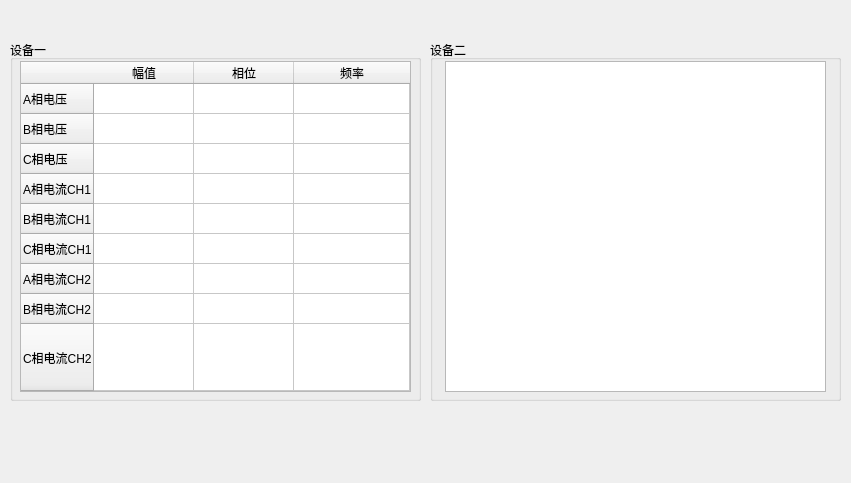
<?xml version="1.0" encoding="UTF-8"?>
<ui version="4.0">
 <class>Widget</class>
 <widget class="QWidget" name="Widget">
  <property name="geometry">
   <rect>
    <x>0</x>
    <y>0</y>
    <width>851</width>
    <height>483</height>
   </rect>
  </property>
  <property name="windowTitle">
   <string>Widget</string>
  </property>
  <widget class="QGroupBox" name="groupBox">
   <property name="geometry">
    <rect>
     <x>10</x>
     <y>40</y>
     <width>411</width>
     <height>361</height>
    </rect>
   </property>
   <property name="title">
    <string>设备一</string>
   </property>
   <widget class="QTableWidget" name="Dev1_Table">
    <property name="geometry">
     <rect>
      <x>10</x>
      <y>21</y>
      <width>391</width>
      <height>331</height>
     </rect>
    </property>
    <property name="selectionMode">
     <enum>QAbstractItemView::ExtendedSelection</enum>
    </property>
    <attribute name="horizontalHeaderCascadingSectionResizes">
     <bool>false</bool>
    </attribute>
    <attribute name="horizontalHeaderStretchLastSection">
     <bool>true</bool>
    </attribute>
    <attribute name="verticalHeaderCascadingSectionResizes">
     <bool>false</bool>
    </attribute>
    <attribute name="verticalHeaderStretchLastSection">
     <bool>true</bool>
    </attribute>
    <row>
     <property name="text">
      <string>A相电压</string>
     </property>
    </row>
    <row>
     <property name="text">
      <string>B相电压</string>
     </property>
    </row>
    <row>
     <property name="text">
      <string>C相电压</string>
     </property>
    </row>
    <row>
     <property name="text">
      <string>A相电流CH1</string>
     </property>
    </row>
    <row>
     <property name="text">
      <string>B相电流CH1</string>
     </property>
    </row>
    <row>
     <property name="text">
      <string>C相电流CH1</string>
     </property>
    </row>
    <row>
     <property name="text">
      <string>A相电流CH2</string>
     </property>
    </row>
    <row>
     <property name="text">
      <string>B相电流CH2</string>
     </property>
    </row>
    <row>
     <property name="text">
      <string>C相电流CH2</string>
     </property>
    </row>
    <column>
     <property name="text">
      <string>幅值</string>
     </property>
    </column>
    <column>
     <property name="text">
      <string>相位</string>
     </property>
    </column>
    <column>
     <property name="text">
      <string>频率</string>
     </property>
    </column>
   </widget>
  </widget>
  <widget class="QGroupBox" name="groupBox_2">
   <property name="geometry">
    <rect>
     <x>430</x>
     <y>40</y>
     <width>411</width>
     <height>361</height>
    </rect>
   </property>
   <property name="title">
    <string>设备二</string>
   </property>
   <widget class="QTableWidget" name="Dev2_Table">
    <property name="geometry">
     <rect>
      <x>15</x>
      <y>21</y>
      <width>381</width>
      <height>331</height>
     </rect>
    </property>
   </widget>
  </widget>
 </widget>
 <layoutdefault spacing="6" margin="11"/>
 <resources/>
 <connections/>
</ui>
